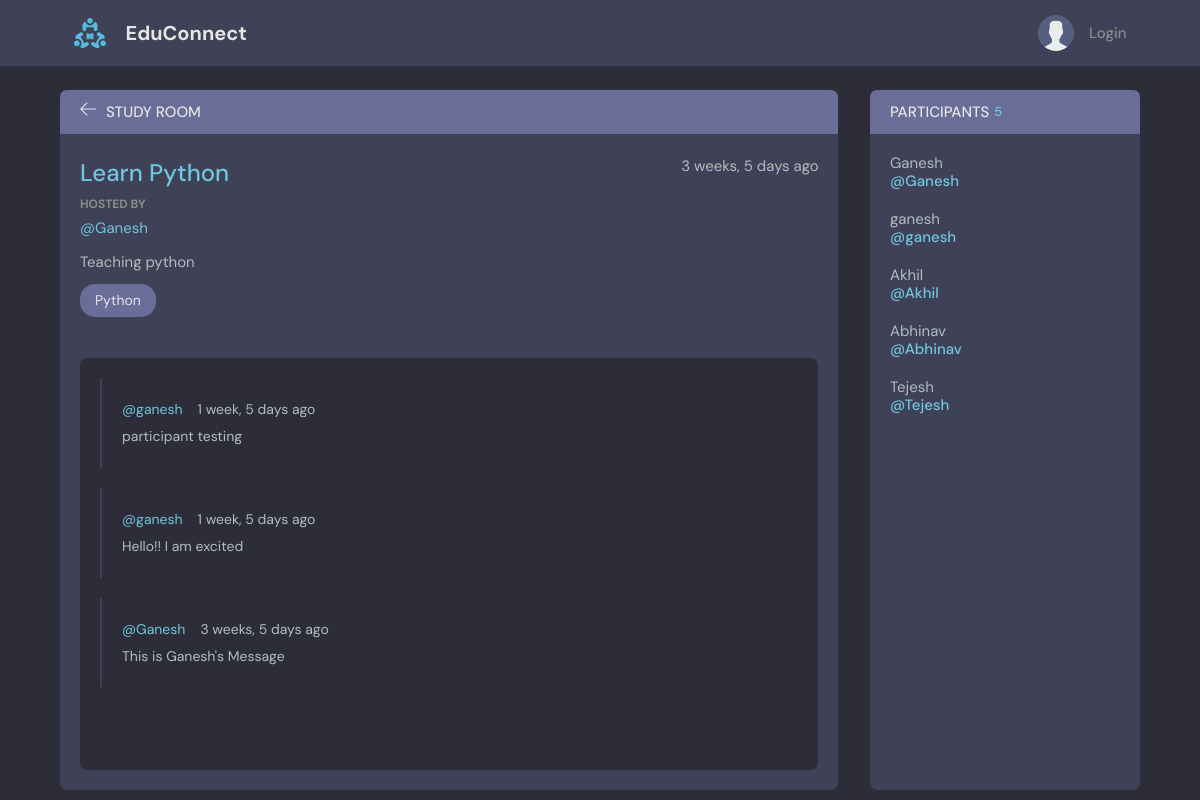
The app's page /room/2 with its own data.
### base/models.py (models this page shows, shortened)
class Room(models.Model):
    name=models.CharField(max_length=200)
    host=models.ForeignKey(User,on_delete=models.SET_NULL,null=True)
    participants=models.ManyToManyField(User,related_name='participants',blank=True)
    description=models.TextField(null=True,blank=True)
    topic=models.ForeignKey(Topic,on_delete=models.SET_NULL,null=True)
    updated=models.DateTimeField(auto_now=True)
    created=models.DateTimeField(auto_now_add=True)
    class Meta:
        ordering=['-updated']

class Topic(models.Model):
    name=models.CharField(max_length=200)
    updated=models.DateTimeField(auto_now=True)
    created=models.DateTimeField(auto_now_add=True)
    def __str__(self):
        return self.name

class Message(models.Model):
    created=models.DateTimeField(auto_now_add=True)
    updated=models.DateTimeField(auto_now=True)
    body=models.TextField()
    room=models.ForeignKey(Room,models.CASCADE)
    user=models.ForeignKey(User,on_delete=models.CASCADE)
    class Meta:
        ordering=['-updated','-created']

### base/views.py (the view, shortened to what this page needs)
# urls.py: path('room/<str:pk>',views.room,name='room'),
def room(request,pk):
    room=Room.objects.get(id=pk)
    room_messages=room.message_set.all()
    participants=room.participants.all()
    context={'room':room,'room_messages':room_messages,'participants':participants}
    return render(request,'base/room.html',context)

### base/templates/base/room.html (shortened to what this page needs)
{% extends 'main.html' %}
{% block content %}
{% load static %}
<main class="profile-page layout layout--2">
  <div class="container">
    <div class="room">
      <div class="room__top">
        <div class="room__topLeft">
          <a href="{{request.META.HTTP_REFERER}}">
            <svg version="1.1" xmlns="http://www.w3.org/2000/svg" width="32" height="32" viewBox="0 0 32 32">
              <title>arrow-left</title>
              <path
                d="M13.723 2.286l-13.723 13.714 13.719 13.714 1.616-1.611-10.96-10.96h27.625v-2.286h-27.625l10.965-10.965-1.616-1.607z"
              ></path>
            </svg>
          </a>
          <h3>Study Room</h3>
        </div>
      </div>
      <div class="room__box scroll">
        <div class="room__header scroll">
          <div class="room__info">
            <h3>{{room.name}}</h3>
            <span>{{room.created | timesince }} ago</span>
          </div>
          <div class="room__hosted">
            <p>Hosted By</p>
            <a href="{% url 'user-profile' room.host.id %}" class="room__author">
              <span>@{{room.host}}</span>
            </a>
          </div>
          <div class="room__details">
            {{room.description}}
          </div>
          <span class="room__topics">{{room.topic}}</span>
        </div>
        <div class="room__conversation">
          <div class="threads scroll">
            {% for message in room_messages %}
            <div class="thread">
              <div class="thread__top">
                <div class="thread__author">
                  <a href="{% url 'user-profile' message.user.id %}" class="thread__authorInfo">
                    <span>@{{message.user}}</span>
                  </a>
                  <span class="thread__date">{{message.created | timesince}} ago</span>
                </div>
              </div>
              <div class="thread__details">
                {{message.body}}
              </div>
            </div>
            {% endfor %}
          </div>
        </div>
      </div>
    </div>
    <div class="participants">
      <h3 class="participants__top">Participants <span>{{participants.count}}</span></h3>
      <div class="participants__list scroll">
        {% for participant in participants %}
        <a href="{% url 'user-profile' participant.id %}" class="participant">
          <p>
            {{participant}}
            <span>@{{participant}}</span>
          </p>
        </a>
        {% endfor %}
      </div>
    </div>
  </div>
</main>
{% endblock %}

### templates/main.html (shortened to what this page needs)
{% load static %}
<!DOCTYPE html>
<html lang="en">
<head>
    <link rel="stylesheet" type="text/css" href="{% static 'styles/style.css' %}">
</head>
<body>
    {% include 'navbar.html' %}
    {% block content %}
    {% endblock %}
</body>
</html>

### templates/navbar.html (shortened to what this page needs)
{% load static %}
<header class="header header--loggedIn">
  <div class="container">
      <a href="{% url 'home' %}" class="header__logo">
        <img src="{% static 'images/logo.svg' %}" />
        <h1>EduConnect</h1>
      </a>
      <nav class="header__menu">
        {% if user.is_authenticated %}
        <div class="header__user">
        <a href="{% url 'user-profile' request.user.id %}">
          <!-- <div class="avatar avatar--medium active">
            <img src="https://randomuser.me/api/portraits/men/37.jpg" />
          </div> -->
          <p>{{request.user.first_name}} {{request.user.last_name}}<span>@{{request.user.username}}</span></p>
        </a>
        <button class="dropdown-button">
          <svg version="1.1" xmlns="http://www.w3.org/2000/svg" width="32" height="32" viewBox="0 0 32 32">
            <title>chevron-down</title>
            <path d="M16 21l-13-13h-3l16 16 16-16h-3l-13 13z"></path>
          </svg>
        </button>
        </div>
        {% else %}
        <a href="{% url 'login' %}">
          <img src="{% static 'images/avatar.svg' %}" />
          <p>Login</p>
        </a>
        {% endif %}
      </nav>
  </div>
</header>

### records on screen
Room: name "Learn Python", created "3 weeks, 5 days", host "Ganesh", description "Teaching python", topic "Python"
Message: user "ganesh", created "1 week, 5 days", body "participant testing"
Message: user "ganesh", created "1 week, 5 days", body "Hello!! I am excited"
Message: user "Ganesh", created "3 weeks, 5 days", body "This is Ganesh's Message"

### other values on screen
{{ participants.count }} "5"
{{ participant }} "Ganesh"
{{ participant }} "ganesh"
{{ participant }} "Akhil"
{{ participant }} "Abhinav"
{{ participant }} "Tejesh"
